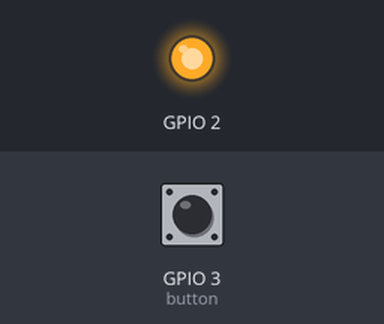
Recording of a program running on a simulated Raspberry Pi (BCM pin numbers). Shown: output pins drawn as LEDs (lit = HIGH). Inputs (shaded band) come from the test bench; at power-on: GPIO 3 (button) LOW. What the program prints to the terminal is not drawn.

Above: at 1.2 s.
1.3 s: GPIO 3 (button) pulled HIGH for 0.15 s
At 1.37 s:
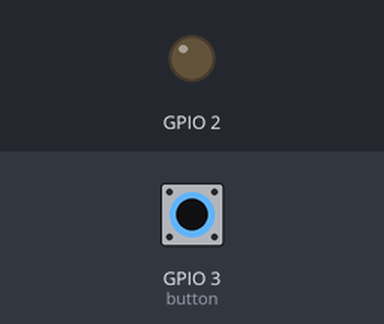
2.9 s: GPIO 3 (button) pulled HIGH for 3.2 s
At 7.1 s:
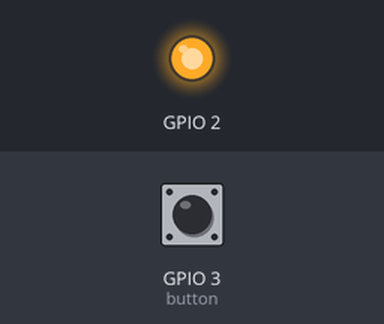
Timing chart, 0 to 8.6 s (numbered marks = the images above; inputs shaded):
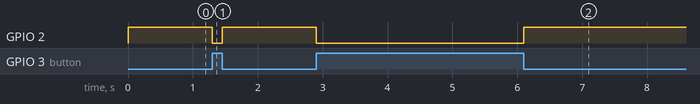

Measured:
- after the input at 1.3 s, GPIO 2: HIGH → LOW at once, → HIGH 0.15 s later
- after the input at 2.9 s, GPIO 2: HIGH → LOW at once, → HIGH 3.2 s later

The program:

buttonLED.py
```python
import wiringpi
wiringpi.wiringPiSetupGpio()
wiringpi.pinMode (2, 1)
wiringpi.pinMode (3, 0)
while 1:
        button = wiringpi.digitalRead (3)
        if button == 0:
                    wiringpi.digitalWrite (2, 1)
                    print "LED is ON!"
        else:
                    wiringpi.digitalWrite (2, 0)
                    print "LED is OFF!"
```
